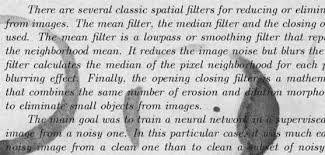
#> input picture minggu 10/gam1.jpeg, 325 x 155 px
$ python tugas_pert10.py
#> lines starting #> are read from the running program, lines starting #| are printed output that depends on the picture; after the words box and inside, x2 and y2 are one past the last pixel; in counts of white or black regions, pixels touching at a corner belong together
# Nama: Fajira Zahara
# NIM: 24343033
# Class Code: 202523430039

import cv2
import numpy as np
import matplotlib.pyplot as plt
import time

def praktikum_morfologi_dua_tampilan():

    print("PIPELINE MORFOLOGI (2 TAMPILAN)")
    print("="*60)

    # ===== 1. LOAD CITRA
    imgA = cv2.imread("gam1.jpeg", 0)
#> imgA is the input picture: shape (155, 325); min 0, max 255, mean 191.9
    imgB = cv2.imread("p3.jpg", 0)
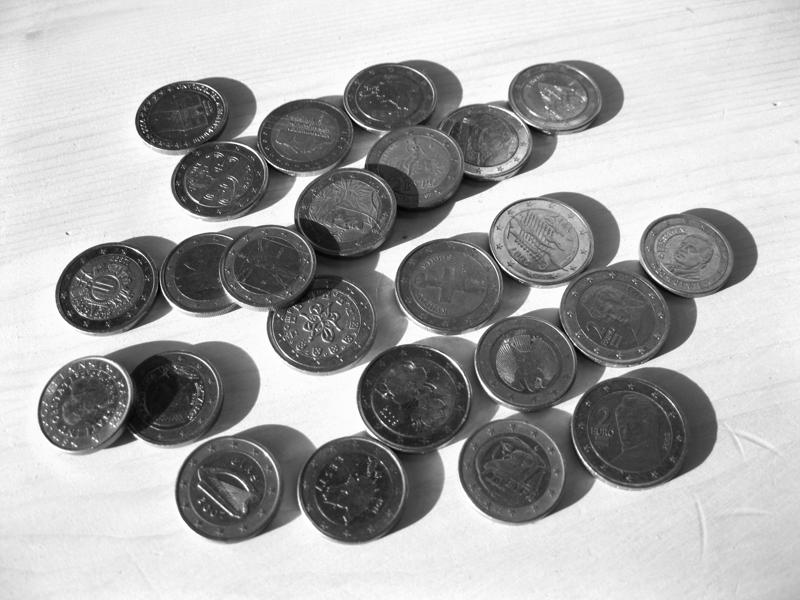
#> input picture minggu 10/p3.jpg, 800 x 600 px
#> imgB is the input picture: shape (600, 800); min 0, max 255, mean 168.4

    if imgA is None or imgB is None:
        print("ERROR: Pastikan gam1.jpg & gam2.jpg ada")
        return

    # ===== 2. KERNEL =====
    kernel3 = cv2.getStructuringElement(cv2.MORPH_RECT,(3,3))
    kernel5 = cv2.getStructuringElement(cv2.MORPH_RECT,(5,5))
    kernel7 = cv2.getStructuringElement(cv2.MORPH_ELLIPSE,(7,7))

    # =================== CITRA A (OCR) =======================
    print("\nPROSES CITRA A (OCR)")
    print("-"*40)

    # Threshold
    th = cv2.adaptiveThreshold(imgA,255,
        cv2.ADAPTIVE_THRESH_GAUSSIAN_C,
        cv2.THRESH_BINARY_INV,11,2)
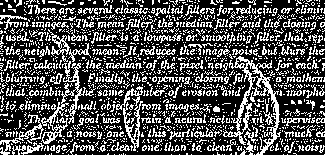
#> th: shape (155, 325); 32.1% white in thin lines or dots

    # Erosi & Dilasi (variasi)
    erosi1 = cv2.erode(th, kernel3, iterations=1)
#> erosi1: shape (155, 325); 0.44% white in thin lines or dots
    erosi3 = cv2.erode(th, kernel3, iterations=3)
#> erosi3: shape (155, 325); every value is 0

    dilasi1 = cv2.dilate(th, kernel3, iterations=1)
#> dilasi1: shape (155, 325); 86.7% white; 674 black regions (617 under 20 px), largest, box (x1, y1, x2, y2) and area: (172, 80, 249, 117) 587, (277, 96, 311, 117) 296, (125, 138, 185, 155) 188
    dilasi3 = cv2.dilate(th, kernel3, iterations=3)
#> dilasi3: shape (155, 325); 99.2% white; black in thin lines or dots

    # Operasi majemuk
    opening = cv2.morphologyEx(th, cv2.MORPH_OPEN, kernel3)
#> opening: shape (155, 325); 2% white; 58 white regions (46 under 20 px), largest, box (x1, y1, x2, y2) and area: (264, 81, 279, 123) 168, (260, 146, 268, 155) 37, (238, 108, 243, 117) 35
    closing = cv2.morphologyEx(th, cv2.MORPH_CLOSE, kernel5)
#> closing: shape (155, 325); 90% white; 78 black regions (1 under 20 px), largest, box (x1, y1, x2, y2) and area: (200, 95, 243, 112) 438, (277, 95, 312, 113) 365, (0, 110, 24, 129) 256
    gradient = cv2.morphologyEx(th, cv2.MORPH_GRADIENT, kernel3)
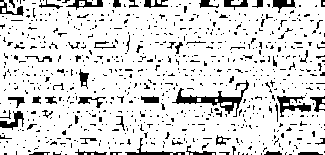
#> gradient: shape (155, 325); 86.3% white; 741 black regions (683 under 20 px), largest, box (x1, y1, x2, y2) and area: (172, 80, 249, 117) 587, (277, 96, 311, 117) 296, (125, 138, 185, 155) 188
    tophat = cv2.morphologyEx(imgA, cv2.MORPH_TOPHAT, kernel5)
    blackhat = cv2.morphologyEx(imgA, cv2.MORPH_BLACKHAT, kernel5)

    # OCR pipeline
    start_ocr = time.time()
    clean = cv2.morphologyEx(th, cv2.MORPH_OPEN, kernel3)
    connect = cv2.morphologyEx(clean, cv2.MORPH_CLOSE, kernel5)
#> connect: shape (155, 325); 2.2% white; 47 white regions (33 under 20 px), largest, box (x1, y1, x2, y2) and area: (264, 81, 279, 123) 171, (238, 97, 254, 117) 146, (27, 145, 40, 155) 59
    final_ocr = cv2.dilate(connect, kernel3)
#> final_ocr: shape (155, 325); 4.5% white; 42 white regions (2 under 20 px), largest, box (x1, y1, x2, y2) and area: (263, 80, 280, 124) 289, (237, 96, 255, 129) 287, (21, 144, 41, 155) 130
    time_ocr = time.time() - start_ocr

    # ===== VISUALISASI CITRA A =====
    fig1, ax1 = plt.subplots(3,4, figsize=(15,10))

    ax1[0,0].imshow(imgA, cmap='gray'); ax1[0,0].set_title("Original")
    ax1[0,1].imshow(th, cmap='gray'); ax1[0,1].set_title("Threshold")
    ax1[0,2].imshow(opening, cmap='gray'); ax1[0,2].set_title("Opening")
    ax1[0,3].imshow(closing, cmap='gray'); ax1[0,3].set_title("Closing")

    ax1[1,0].imshow(erosi1, cmap='gray'); ax1[1,0].set_title("Erosi 1x")
    ax1[1,1].imshow(erosi3, cmap='gray'); ax1[1,1].set_title("Erosi 3x")
    ax1[1,2].imshow(dilasi1, cmap='gray'); ax1[1,2].set_title("Dilasi 1x")
    ax1[1,3].imshow(dilasi3, cmap='gray'); ax1[1,3].set_title("Dilasi 3x")

    ax1[2,0].imshow(gradient, cmap='gray'); ax1[2,0].set_title("Gradient")
    ax1[2,1].imshow(tophat, cmap='gray'); ax1[2,1].set_title("TopHat")
    ax1[2,2].imshow(blackhat, cmap='gray'); ax1[2,2].set_title("BlackHat")
    ax1[2,3].imshow(final_ocr, cmap='gray'); ax1[2,3].set_title("Final OCR")

    for ax in ax1.ravel():
        ax.axis('off')

    plt.tight_layout()
    plt.show()

    # =================== CITRA B (COUNTING) ==================

    print("\nPROSES CITRA B (COUNTING)")
    print("-"*40)

    start_count = time.time()

    _, threshB = cv2.threshold(imgB,0,255,cv2.THRESH_OTSU)
#> threshB: shape (600, 800); 56.7% white; 36 black regions (32 under 20 px), largest, box (x1, y1, x2, y2) and area: (55, 60, 758, 544) 188929, (38, 341, 260, 455) 18709, (496, 243, 503, 250) 31, (581, 248, 587, 255) 24
    openingB = cv2.morphologyEx(threshB, cv2.MORPH_OPEN, kernel3)
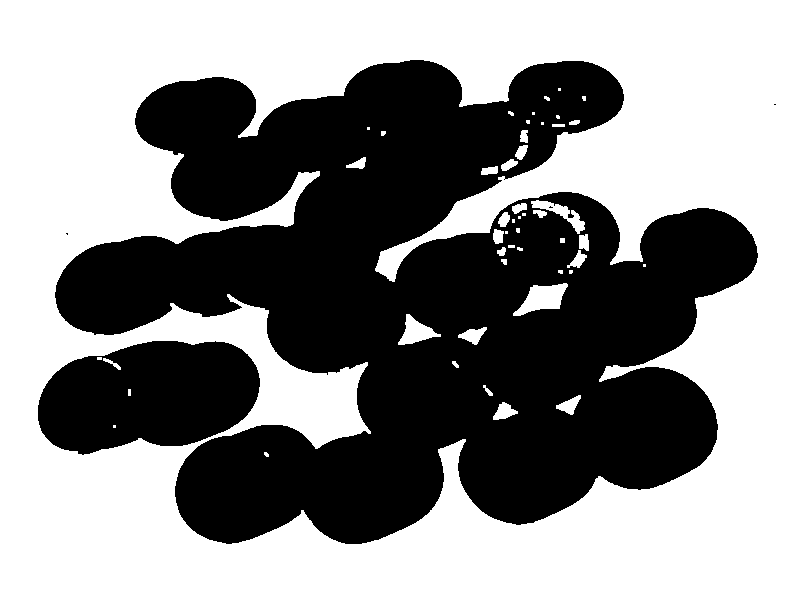
#> openingB: shape (600, 800); 55.6% white; 5 black regions (3 under 20 px), largest, box (x1, y1, x2, y2) and area: (55, 60, 758, 544) 193909, (38, 341, 260, 455) 19298

    dist = cv2.distanceTransform(openingB, cv2.DIST_L2,5)
    _, fg = cv2.threshold(dist,0.5*dist.max(),255,0)
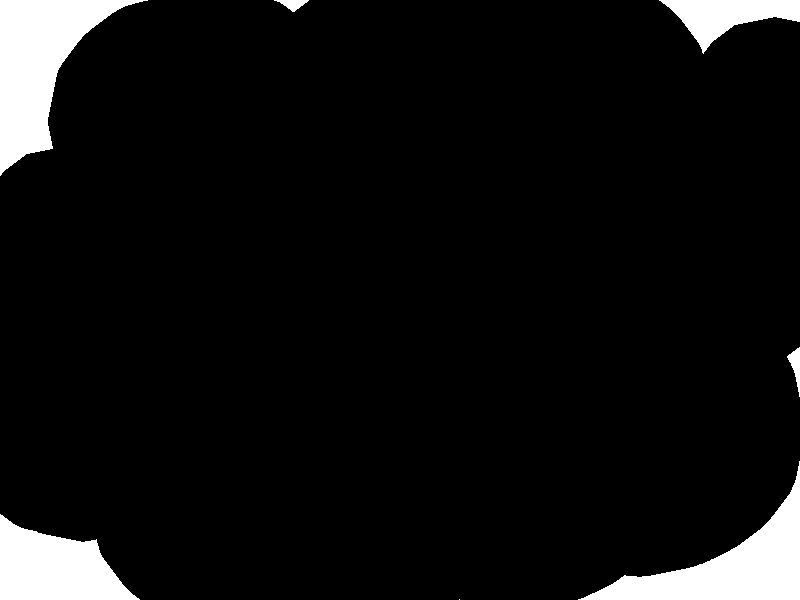
#> fg: shape (600, 800) float32; 6.6% white; 7 white regions (1 under 20 px), largest, box (x1, y1, x2, y2) and area: (0, 0, 148, 176) 10885, (578, 461, 800, 600) 9495, (0, 514, 140, 600) 7503, (659, 0, 800, 54) 3508, (787, 347, 800, 397) 287, (274, 0, 309, 12) 211
    fg = np.uint8(fg)

    _, markers = cv2.connectedComponents(fg)
#> markers: shape (600, 800) int32; 8 distinct labels, from 0 to 7
    markers += 1
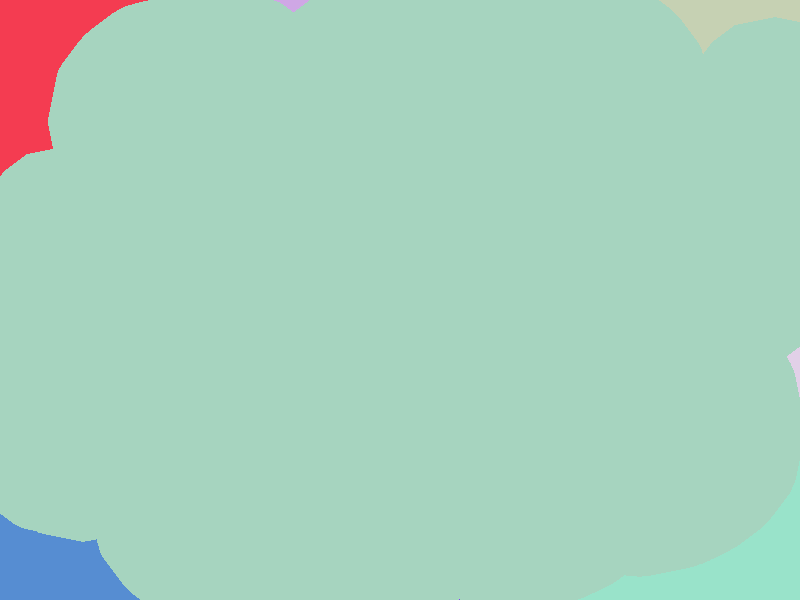
#> markers: shape (600, 800) int32; 8 distinct labels, from 1 to 8; one colour per label, 0 black

    img_color = cv2.cvtColor(imgB, cv2.COLOR_GRAY2BGR)
    markers = cv2.watershed(img_color, markers)
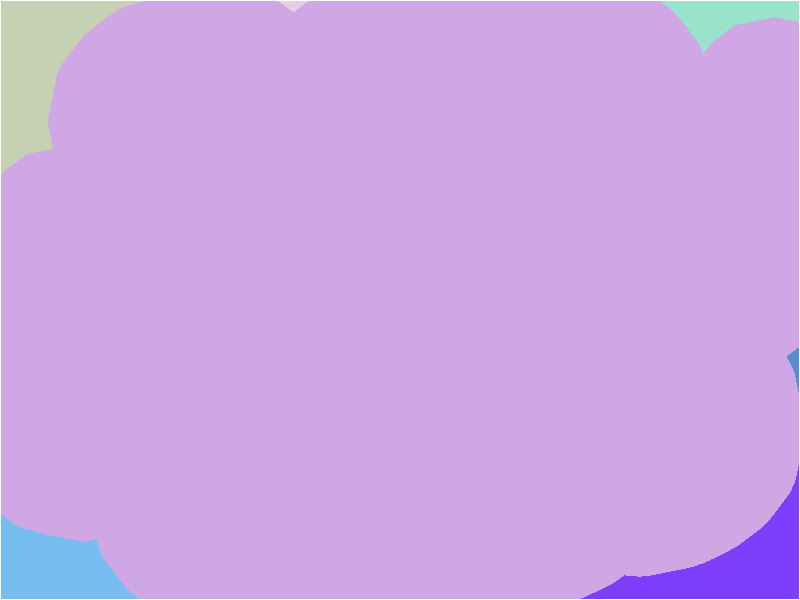
#> markers: shape (600, 800) int32; 8 distinct labels, from -1 to 7; one colour per label, 0 black, -1 white

    count_auto = len(np.unique(markers)) - 2
#> count_auto = 6
    time_count = time.time() - start_count

    # ===== VISUALISASI CITRA B =====
    fig2, ax2 = plt.subplots(2,3, figsize=(12,6))

    ax2[0,0].imshow(imgB, cmap='gray'); ax2[0,0].set_title("Original")
    ax2[0,1].imshow(threshB, cmap='gray'); ax2[0,1].set_title("Threshold")
    ax2[0,2].imshow(openingB, cmap='gray'); ax2[0,2].set_title("Opening")

    ax2[1,0].imshow(dist, cmap='gray'); ax2[1,0].set_title("Distance Transform")
    ax2[1,1].imshow(fg, cmap='gray'); ax2[1,1].set_title("Foreground")
    ax2[1,2].imshow(markers, cmap='jet'); ax2[1,2].set_title(f"Watershed ({count_auto})")

    for ax in ax2.ravel():
        ax.axis('off')

    plt.tight_layout()
    plt.show()

    # ===== EVALUASI =====
    def count_components(img):
        num,_ = cv2.connectedComponents(img)
#> num = 1606
        return max(num-1,1)

    comp_before = count_components(th)
#> comp_before = 1605
    comp_after = count_components(final_ocr)
#> comp_after = 42

    manual = int(input("\nMasukkan jumlah objek manual (Citra B): "))
#> the answer given: 3
    acc = (count_auto/manual)*100
#> acc = 200

    print("\nEVALUASI OCR")
    print("="*40)
    print(f"Sebelum : {comp_before}")
#| Sebelum : 1605
    print(f"Sesudah : {comp_after}")
#| Sesudah : 42

    print("\nEVALUASI COUNTING")
    print("="*40)
    print(f"Manual  : {manual}")
    print(f"Otomatis: {count_auto}")
#| Otomatis: 6
    print(f"Akurasi : {acc:.1f}%")
#| Akurasi : 200.0%

    print("\nWAKTU")
    print("="*40)
    print(f"OCR     : {time_ocr:.4f} detik")
    print(f"Counting: {time_count:.4f} detik")

    print("\nKESIMPULAN:")
    print("✔ Citra A fokus pembersihan teks (OCR)")
    print("✔ Citra B fokus pemisahan objek (Watershed)")
    print("✔ Pemisahan tampilan mempermudah analisis")

# RUN
praktikum_morfologi_dua_tampilan()
